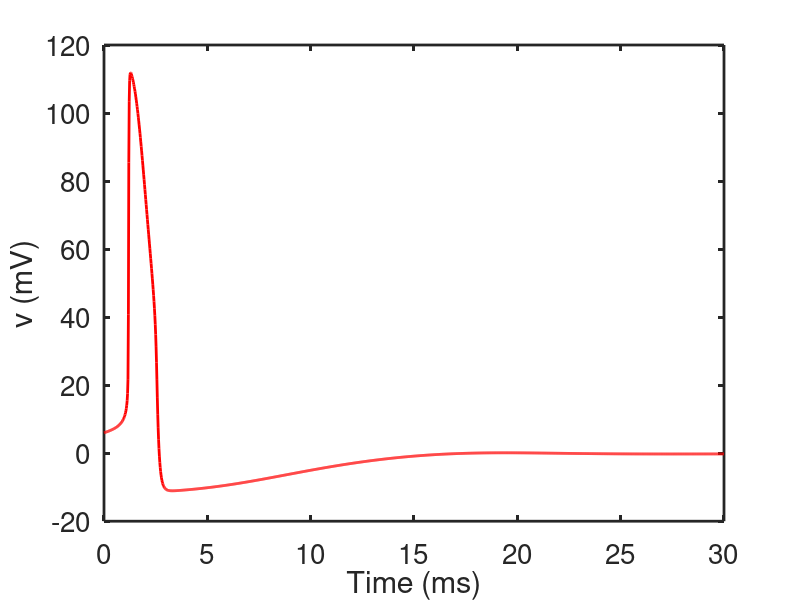
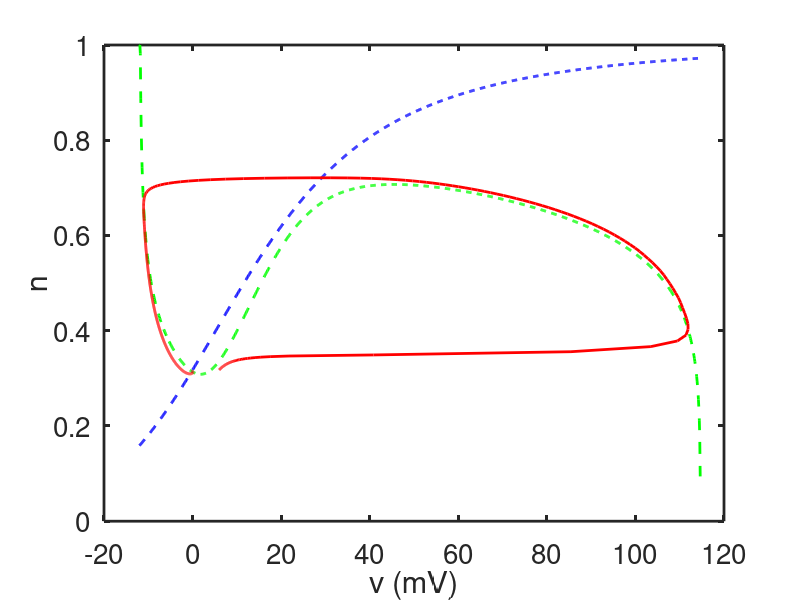

Here is the MATLAB script that generated these plots, in order:
% This is a simple ode integrator for the reduced HH equations
 
function rHH_solver
global gnabar gkbar gl Vna Vk Vl Iapp    BCL rn0 V

set(0,                           ...
   'defaultaxesfontsize', 20,   ...
   'defaultaxeslinewidth', 2, ...
   'defaultlinelinewidth', 2.0);
   
%parameters

gnabar = 120.;
gkbar = 36;
gl = 0.3;
Vna = 115;
Vk = -12;
Vl = 10.5988;

rn0 = 0.8;
%rn0 = 0.9;

% pick a value of Iapp 
Iapp = 50;  % with this value there are oscillations
Iapp = 0;
BCL = 0;  % the Basic Cycle Length is the period for a periodic stimulus.

% first find the v nullcline by bisection
vlist = [Vk:0.1001:Vna-0.3];
[n0 ninf]=get_nulclines(vlist);
 
% now integrate the differential equations
tstep = 0.02;
t_end = 30;
V = 6; % give a small initial stimulus away from zero
h = 0.3177;

%specify the output points
tspan = [0:tstep:t_end];

s0 = [V;h];  % initial values

[T,S] = ode23(@deRHS,tspan, s0, odeset('maxstep',1));  
V = S(:,1);
h = S(:,2);

% plot V vs t
figure(1)
plot(T,V,'r')
xlabel('Time (ms)')
ylabel('v (mV)')

% the phase portrait

figure(2)
plot(vlist,n0,'g--',vlist,ninf,'b--',V,h,'r','linewidth',2)  
xlabel('v (mV)')
ylabel('n')

%%%%%%%%%%%%%%%%%%%%%%%%%%%%%%%%%%%%%%
%the right hand side for ode simulation:
function s_prime=deRHS(t,s)
global gnabar gkbar gl Vna Vk Vl Iapp BCL rn0

V = s(1);
W = s(2);
% If there is a stimulus, add it
Istimut = (BCL>0)*Iapp/cosh(mod(t,BCL)-BCL/4) + (BCL==0)*Iapp;

n = W;
Gt= gate_de(V);
AM=Gt(1);
BM = Gt(2);
AN = Gt(3);
BN = Gt(4);
 
h = rn0 - n;
aminf = AM/(AM+BM);
aminf = aminf.^3;
Ina = gnabar*aminf.*h.*(V-Vna) ;
Ik = gkbar*n.^4*(V-Vk);
Icl = gl*(V-Vl);
      
Fv = -Ina-Ik-Icl;
Fw=AN*(1.-n)-BN*n;

s_prime = [Fv+Istimut Fw]';

%%%%%%%%%%%%%%%%%%%%%%%%%%%%%%%%%%%%%%%%%%%
function [n0,ninf] = get_nulclines(vlist);
 global V   
 length(vlist)
    for j = 1:length(vlist)
    V=vlist(j);
    
% guess a lower bound for n0
a = 0;

% guess an upper bound for n0
b = 1;

%call the function bisect(a,b)

n0(j) = bisect(a,b,@feval);

Gt= gate_de(V);
AN = Gt(3);
BN = Gt(4);
ninf(j) = AN/(AN+BN);

    end
%%%%%%%%%%%%%%%%%%%%%%%%%%%%%%%%%%%%%%%%%
function root = bisect(a,b,feval)

ul = a;
fl = feval(ul);
uu = b;
fu = feval(uu);

% make the assumption, without checking, that 
% fu*fl<0

% if not, the algoritm fails to find a root.

N = 20;  % number of iterates
% the main bisection algorithm
for j = 1:N
u = (ul+uu)/2;
fc = feval(u);
ftest = (fc*fl>=0);
ul = ftest*u+(1-ftest)*ul;
fl = ftest*fc + (1-ftest)*fl;

uu = (1-ftest)*u+ ftest*uu;
fu = (1-ftest)*fc + ftest*fu;
end
root = u;
%%%%%%%%%%%%%%%%%%%%%%%%%%%%%%%%%%%%%%%
function f = feval(u)
global V
% evaluate the function
% put the function of your choice here for the bisection
s=[V,u];
t=0;
fhh= deRHS(t,s);  % use the rhs of the de
f=fhh(1);

%%%%%%%%%%%%%%%%%%%%%%%%%%%%%%%%%%%
function gate = gate_de(V)
 % calculate the gating functions for V                 
AM=.1*(25.-V)./(exp(2.5 -0.1*V)-1.);
BM=4.*exp(-V/18.);
AN=.01*(10.-V)./(exp(1.-0.1*V)-1.);
BN=.125*exp(-V/80.);

gate = [AM BM AN BN];
